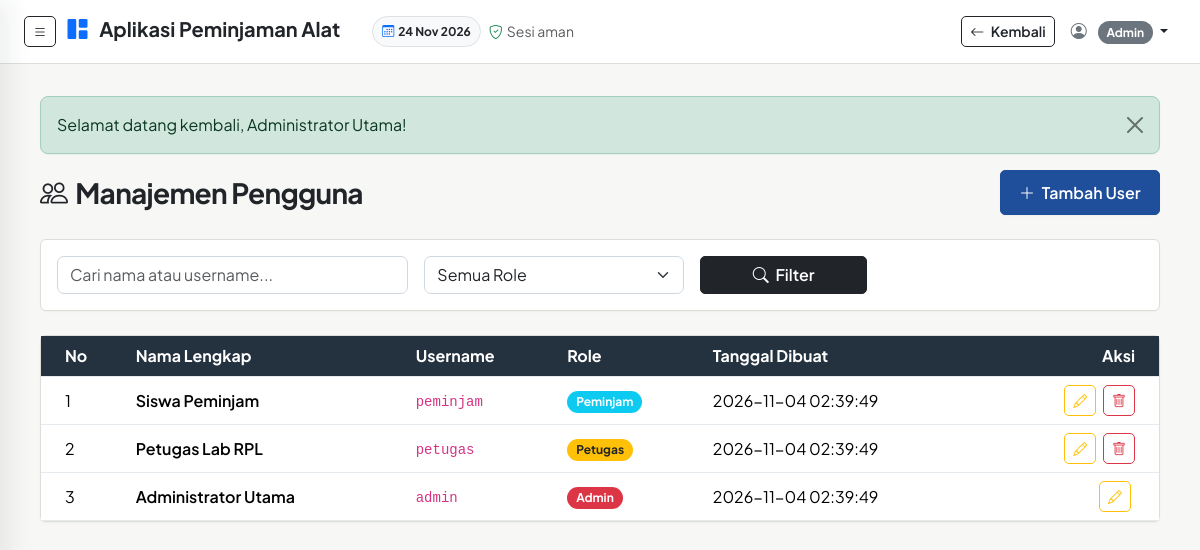
Before: /public/index.php?route=admin/users (signed in) with the older database file.
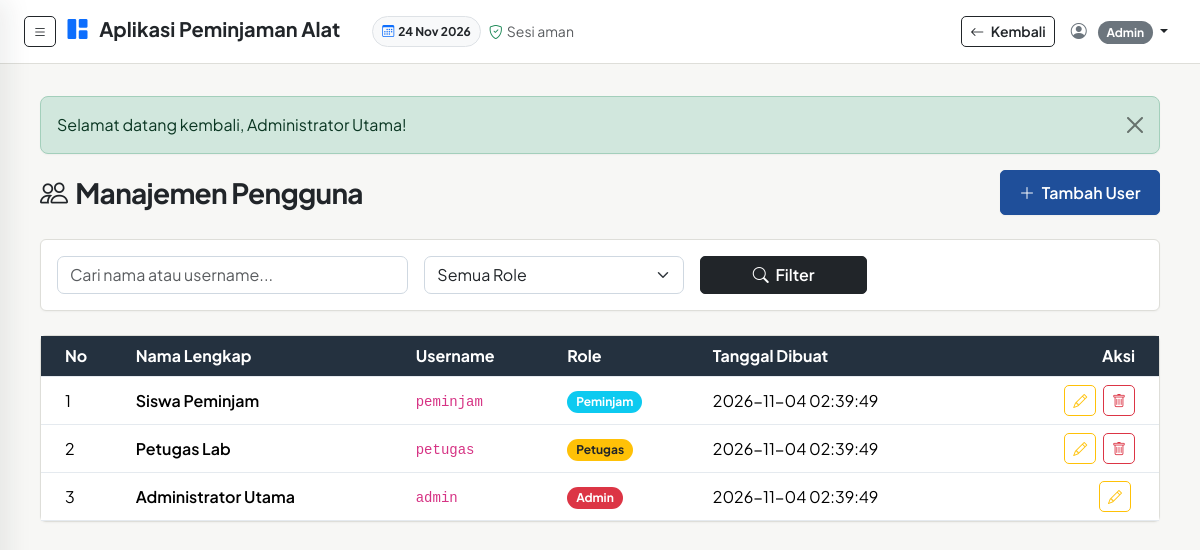
After: the same page with the newer database file.
### tables this page shows
CREATE TABLE users (
    id_user INT AUTO_INCREMENT PRIMARY KEY,
    nama_lengkap VARCHAR(100) NOT NULL,
    username VARCHAR(50) NOT NULL UNIQUE,
    password VARCHAR(255) NOT NULL,
    role ENUM('admin', 'petugas', 'peminjam') NOT NULL,
    created_at TIMESTAMP DEFAULT CURRENT_TIMESTAMP,
    INDEX idx_username (username),
    INDEX idx_role (role)
);

### controllers/UserController.php (called while the page is built, shortened)
<?php
require_once __DIR__ . '/../models/User.php';
class UserController {
    public function index() {
        $userModel = new User();
        $roleFilter = $_GET['role'] ?? '';
        $search = $_GET['search'] ?? '';
        $users = $userModel->getAll($roleFilter, $search);
        $config = include __DIR__ . '/../config/app.php';
        require_once __DIR__ . '/../views/admin/users/index.php';
    }
}

### public/index.php (called while the page is built, shortened)
<?php
require_once __DIR__ . '/../config/app.php';
require_once __DIR__ . '/../routes/web.php';

### config/database.php (called while the page is built)
<?php
class Database {
    private static $instance = null;
    private $pdo;
    private $host = 'localhost';
    private $db_name = 'db_peminjaman';
    private $username = 'root';
    private $password = '';
    private function __construct() {
        try {
            $dsn = "mysql:host=" . $this->host . ";dbname=" . $this->db_name . ";charset=utf8mb4";
            $options = [
                PDO::ATTR_ERRMODE => PDO::ERRMODE_EXCEPTION,
                PDO::ATTR_DEFAULT_FETCH_MODE => PDO::FETCH_ASSOC,
                PDO::ATTR_EMULATE_PREPARES => false,
            ];
            $this->pdo = new PDO($dsn, $this->username, $this->password, $options);
        } catch(PDOException $e) {
            die("Koneksi Database Gagal: " . $e->getMessage());
        }
    }
    public static function getInstance() {
        if (self::$instance === null) {
            self::$instance = new self();
        }
        return self::$instance;
    }
    public function getConnection() {
        return $this->pdo;
    }
}

### models/User.php (called while the page is built, shortened)
<?php
require_once __DIR__ . '/../config/database.php';
class User {
    private $db;
    public function __construct() {
        $this->db = Database::getInstance()->getConnection();
    }
    public function getAll($role = null, $search = null) {
        $sql = "SELECT id_user, nama_lengkap, username, role, created_at FROM users WHERE 1=1";
        $params = [];
        $sql .= " ORDER BY id_user DESC";
        $stmt = $this->db->prepare($sql);
        $stmt->execute($params);
        return $stmt->fetchAll();
    }
}

### config/app.php (called while the page is built)
<?php
return [
    'app_name' => 'Sistem Peminjaman Lab',
    'app_version' => '1.0.0',
    'base_url' => 'http://localhost/aplikasi-peminjaman/public',
    'denda_per_hari' => 5000.00
];

### views/admin/users/index.php (the view, shortened to what the changed rows need)
<?php
require_once __DIR__ . '/../../layouts/header.php';
require_once __DIR__ . '/../../layouts/navbar.php';
?>
<div class="card shadow-sm">
    <div class="card-body p-0">
        <div class="table-responsive">
            <table class="table table-hover align-middle mb-0">
                <thead class="table-dark">
                    <tr>
                        <th class="ps-4">No</th>
                        <th>Nama Lengkap</th>
                        <th>Username</th>
                        <th>Role</th>
                        <th>Tanggal Dibuat</th>
                        <th class="text-end pe-4">Aksi</th>
                    </tr>
                </thead>
                <tbody>
                    <?php if (empty($users)): ?>
                        <tr><td colspan="6" class="text-center py-4 text-muted">Tidak ada data pengguna.</td></tr>
                    <?php else: ?>
                        <?php foreach ($users as $index => $u): ?>
                            <tr>
                                <td class="ps-4"><?php echo $index + 1; ?></td>
                                <td class="fw-semibold"><?php echo htmlspecialchars($u['nama_lengkap']); ?></td>
                                <td><code><?php echo htmlspecialchars($u['username']); ?></code></td>
                                <td>
                                    <span class="badge bg-<?php echo ($u['role'] === 'admin') ? 'danger' : (($u['role'] === 'petugas') ? 'warning text-dark' : 'info'); ?> text-capitalize">
                                        <?php echo $u['role']; ?>
                                    </span>
                                </td>
                                <td><?php echo $u['created_at']; ?></td>
                                <td class="text-end pe-4">
                                    <a href="<?php echo $config['base_url']; ?>/index.php?route=admin/users/edit&id=<?php echo $u['id_user']; ?>" class="btn btn-sm btn-outline-warning me-1" title="Edit">
                                        <i class="bi bi-pencil"></i>
                                    </a>
                                    <?php if ($u['id_user'] != $_SESSION['user_id']): ?>
                                        <a href="<?php echo $config['base_url']; ?>/index.php?route=admin/users/delete&id=<?php echo $u['id_user']; ?>" class="btn btn-sm btn-outline-danger" onclick="return confirm('Yakin ingin menghapus pengguna ini?');" title="Hapus">
                                            <i class="bi bi-trash"></i>
                                        </a>
                                    <?php endif; ?>
                                </td>
                            </tr>
                        <?php endforeach; ?>
                    <?php endif; ?>
                </tbody>
            </table>
        </div>
    </div>
</div>
<?php require_once __DIR__ . '/../../layouts/footer.php'; ?>

Changed rows visible on the page:
changed users "petugas": nama_lengkap "Petugas Lab RPL" → "Petugas Lab"
